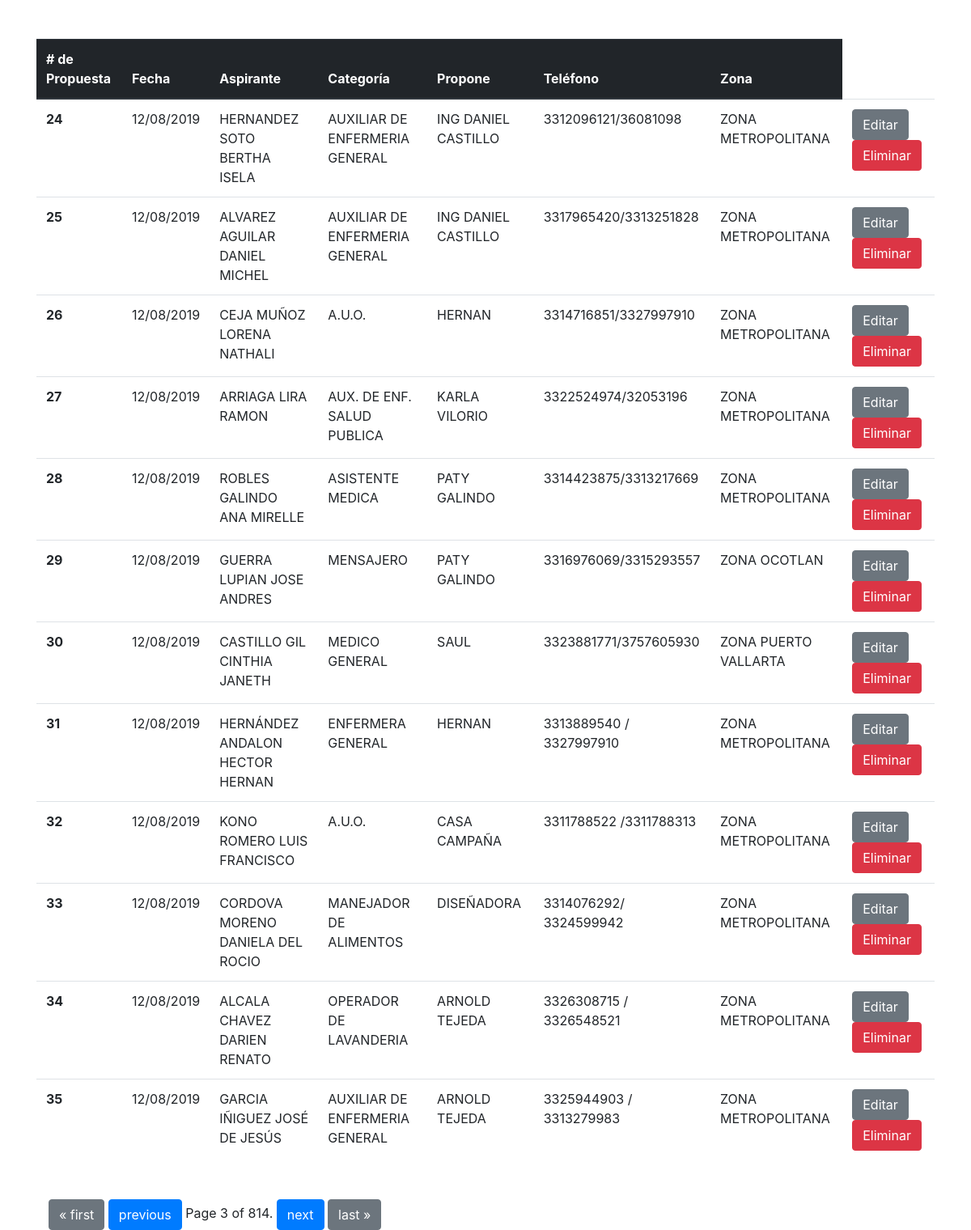
Page /controlana/listado/?page=3 on the committed database.
### controlanaa/models.py (models this page shows, shortened)
class controlModel(models.Model):
    class Meta:
        db_table = 'controlTable'
    id = models.BigAutoField(primary_key=True)
    ppta = models.CharField(max_length=100, blank=True)
    fecha = models.CharField(max_length=50, blank=True)
    aspirante = models.CharField(max_length=250, blank=True)
    categoria = models.CharField(max_length=250, blank=True)
    propone = models.CharField(max_length=250, blank=True)
    telefono = models.CharField(max_length=250, blank=True)
    zona = models.CharField(max_length=150, blank=True)

### controlanaa/views.py (the view, shortened to what this page needs)
# urls.py: path('listado/', views.list, name='list'),
def list(request):
    title = 'Listado General'
    if request.method == 'GET':
        ctx = controlModel.objects.all()
        paginator = Paginator(ctx, 12)
        print(paginator)
        page_number = request.GET.get("page")
        print(page_number)
        page_obj = paginator.get_page(page_number)
        for i in page_obj:
            print(i.ppta, i.fecha)
    return render(request, "listado.html", {'page_obj': page_obj, 'ctx': ctx, 'title': title})

### templates/listado.html (shortened to what this page needs)
{% extends 'base.html' %}
{% block content %}
	 <table class="table">
	     <thead class="thead-dark" >
			<tr>
			    <th scope="col"># de Propuesta</th>
			    <th scope="col">Fecha</th>
			    <th scope="col">Aspirante</th>
			    <th scope="col">Categoría</th>
			    <th scope="col">Propone</th>
			    <th scope="col">Teléfono</th>
			    <th scope="col">Zona</th>
			</tr>
		    </thead>
		    <tbody>
			{% for x in page_obj %}
			<tr>
			    <th scope="row">{{ x.ppta }}</th>
			    <td>{{ x.fecha }}</td>
			    <td>{{ x.aspirante }}</td>
			    <td>{{ x.categoria }}</td>
			    <td>{{ x.propone }}</td>
			    <td>{{ x.telefono }}</td>
			    <td>{{ x.zona }}</td>
			    <td>
				<a href="{% url 'editar' x.id %}" class="btn btn-secondary">Editar</a>
				<a href="{% url 'eliminar' x.id %}" class="btn btn-danger">Eliminar</a>
			    </td>
			</tr>
			{% endfor %}
		    </tbody>
	</table>
<div class="container mt-5">
    <div class="row">
        <div class="col">
 <div class="pagination">
        <span class="step-links">
            {% if page_obj.has_previous %}
            <a href="?page=1" class="btn btn-secondary">&laquo first</a>
           <a href="?page={{ page_obj.previous_page_number }}" class="btn btn-primary">previous</a>
            {% endif %}
            <span class="current">
                Page {{ page_obj.number }} of {{ page_obj.paginator.num_pages }}.
            </span>
            {% if page_obj.has_next %}
                <a href="?page={{ page_obj.next_page_number }}" class="btn btn-primary">next</a>
                <a href="?page={{ page_obj.paginator.num_pages }}" class="btn btn-secondary"> last &raquo</a>
            {% endif %}
        </span>
    </div>
        </div>
    </div>
</div>
{% endblock %}

### rows in the picture
controlModel: ppta "24", fecha "12/08/2019", aspirante "HERNANDEZ SOTO BERTHA ISELA", categoria "AUXILIAR DE ENFERMERIA GENERAL", propone "ING DANIEL CASTILLO", telefono "3312096121/36081098", zona "ZONA METROPOLITANA"
controlModel: ppta "25", fecha "12/08/2019", aspirante "ALVAREZ AGUILAR DANIEL MICHEL", categoria "AUXILIAR DE ENFERMERIA GENERAL", propone "ING DANIEL CASTILLO", telefono "3317965420/3313251828", zona "ZONA METROPOLITANA"
controlModel: ppta "26", fecha "12/08/2019", aspirante "CEJA MUÑOZ LORENA NATHALI", categoria "A.U.O.", propone "HERNAN", telefono "3314716851/3327997910", zona "ZONA METROPOLITANA"
controlModel: ppta "27", fecha "12/08/2019", aspirante "ARRIAGA LIRA RAMON", categoria "AUX. DE ENF. SALUD PUBLICA", propone "KARLA VILORIO", telefono "3322524974/32053196", zona "ZONA METROPOLITANA"
controlModel: ppta "28", fecha "12/08/2019", aspirante "ROBLES GALINDO ANA MIRELLE", categoria "ASISTENTE MEDICA", propone "PATY GALINDO", telefono "3314423875/3313217669", zona "ZONA METROPOLITANA"
controlModel: ppta "29", fecha "12/08/2019", aspirante "GUERRA LUPIAN JOSE ANDRES", categoria "MENSAJERO", propone "PATY GALINDO", telefono "3316976069/3315293557", zona "ZONA OCOTLAN"
controlModel: ppta "30", fecha "12/08/2019", aspirante "CASTILLO GIL CINTHIA JANETH", categoria "MEDICO GENERAL", propone "SAUL", telefono "3323881771/3757605930", zona "ZONA PUERTO VALLARTA"
controlModel: ppta "31", fecha "12/08/2019", aspirante "HERNÁNDEZ ANDALON HECTOR HERNAN", categoria "ENFERMERA GENERAL", propone "HERNAN", telefono "3313889540 / 3327997910", zona "ZONA METROPOLITANA"
controlModel: ppta "32", fecha "12/08/2019", aspirante "KONO ROMERO LUIS FRANCISCO", categoria "A.U.O.", propone "CASA CAMPAÑA", telefono "3311788522 /3311788313", zona "ZONA METROPOLITANA"
controlModel: ppta "33", fecha "12/08/2019", aspirante "CORDOVA MORENO DANIELA DEL ROCIO", categoria "MANEJADOR DE ALIMENTOS", propone "DISEÑADORA", telefono "3314076292/ 3324599942", zona "ZONA METROPOLITANA"
controlModel: ppta "34", fecha "12/08/2019", aspirante "ALCALA CHAVEZ DARIEN RENATO", categoria "OPERADOR DE LAVANDERIA", propone "ARNOLD TEJEDA", telefono "3326308715 / 3326548521", zona "ZONA METROPOLITANA"
controlModel: ppta "35", fecha "12/08/2019", aspirante "GARCIA IÑIGUEZ JOSÉ DE JESÚS", categoria "AUXILIAR DE ENFERMERIA GENERAL", propone "ARNOLD TEJEDA", telefono "3325944903 / 3313279983", zona "ZONA METROPOLITANA"

### other values in the picture
{{ page_obj.number }} "3"
{{ page_obj.paginator.num_pages }} "814"
